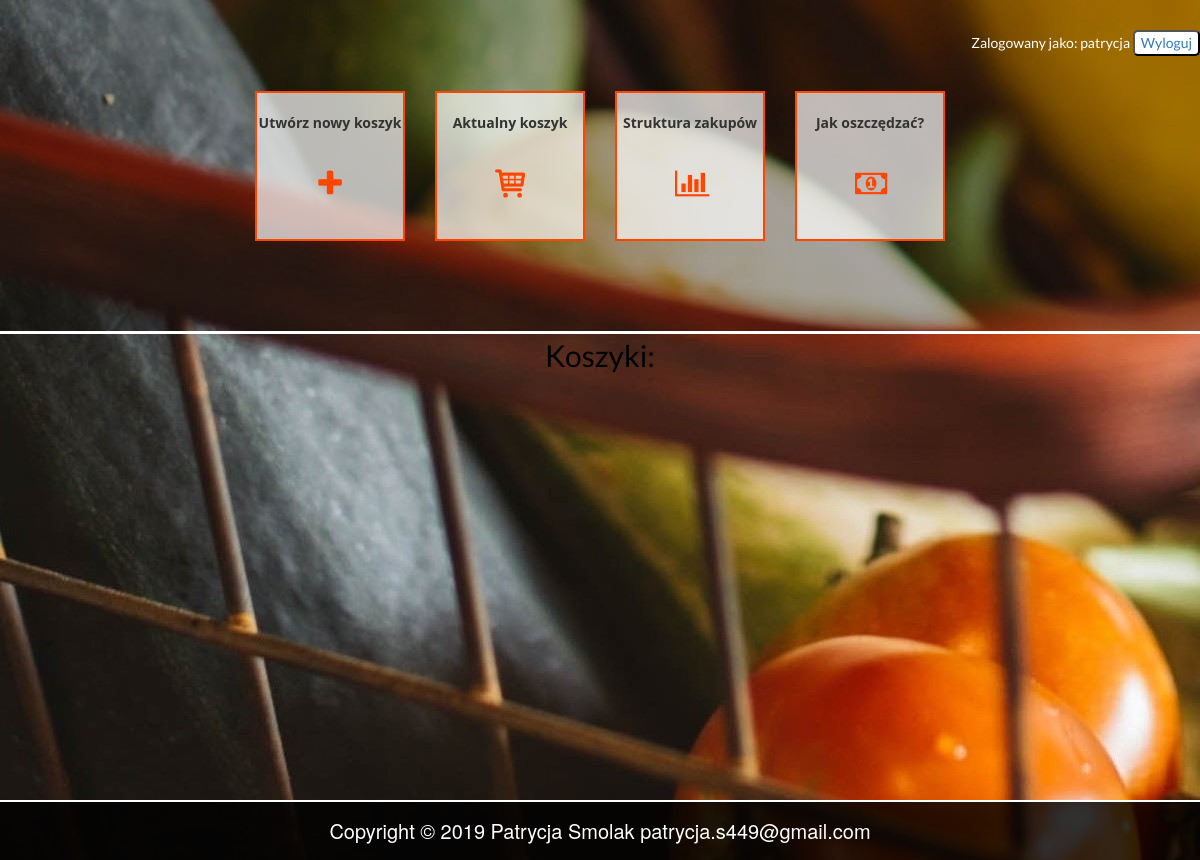
/structure/ (signed in), run on an earlier commit of the app's database.
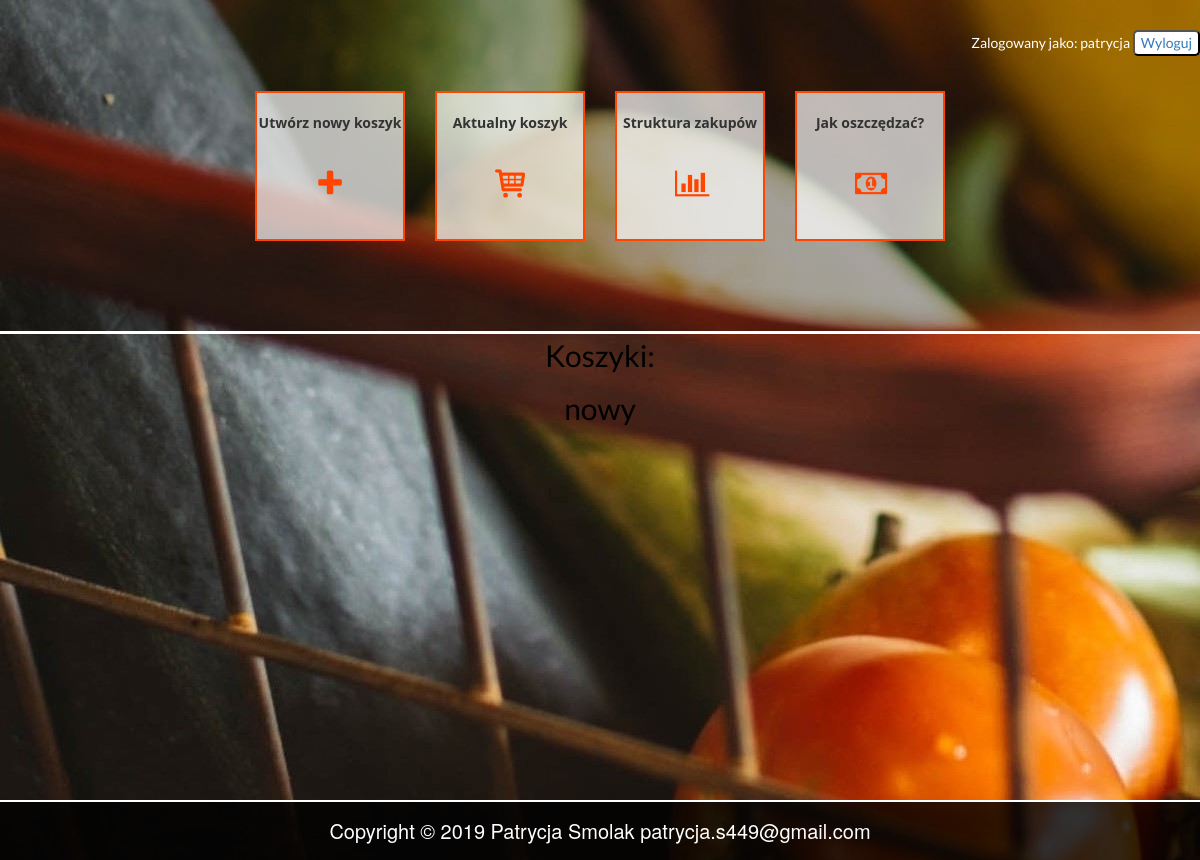
And on a later commit of the database.
### cart/models.py (models this page shows)
class Cart(models.Model):
    cart_name = models.CharField(max_length=50)
    user = models.ForeignKey(User, on_delete=models.CASCADE, null=True, blank=True)
    product = models.ManyToManyField(Product, blank=True)
    date_added = models.DateTimeField(auto_now=True)

### cart/views.py (the view)
# urls.py: url(r'^structure/', cart_vievs.show_cart, name='structure'),
def show_cart(request):
    data = Cart.objects.filter(user = request.user)
    return render(request, "cart_structure.html", {'data' : data})

### Templates/cart_structure.html
{% extends "index.html" %}
{% block content %}
<p>Koszyki: </p>
{% for cart in data %}
<p>  {{cart.cart_name}} </p>
{% endfor %}
{% endblock content %}

### Templates/index.html (shortened to what this page needs)
<!DOCTYPE html>
{% load static %}
<html lang="pl">
<head>
	 <link rel="stylesheet"href="https://maxcdn.bootstrapcdn.com/bootstrap/3.3.7/css/bootstrap.min.css">
	 <link rel="stylesheet" href="{% static 'css/style.css' %}">
	 <link href="/static/fontello/css/fontello.css" rel="stylesheet" type="text/css" />
</head>
<body>
	<div class="container">
		<div class="row">
			<div class="col-sm-12">
					<div class="slogan">
						<div class="zalogowanyJako">
						Zalogowany jako: {{user.username}}
						<button> <a href="{% url 'user_logout' %}">Wyloguj</a></button> </br>
						</div>
						<nav>
							<ul class="menu">
								<li><a href="{% url 'newcart' %}">Utwórz nowy koszyk </br><i class="demo-icon icon-plus" ></i></a></li>
								<li><a href="{% url 'cart' %}">Aktualny koszyk </br><i class="demo-icon icon-basket-1" ></i></a></li>
								<li><a href="{%url 'structure'%}">Struktura zakupów</br><i class="demo-icon icon-chart-bar"></i></a></li>
								<li><a href="{%url 'addItem'%}">Jak oszczędzać?</br><i class="demo-icon icon-money"></i></a></li>
							</ul>
						</nav>
					</div>
			</div>
		</div>
          {% block content %}{% endblock %}
	</div>
	<footer>
	<p id="trescStopki"> Copyright © 2019  Patrycja Smolak patrycja.s449@gmail.com </p>
	</footer>
</body>
</html>

### static/css/style.css (style rules this page uses)
html,body { margin:0px; padding:0px; height:100%; background-image: url('/static/images/6.jpg'); }
.container { min-height: 100%; width:100%; margin: 0px; padding:0px; position: relative; font-family: 'Lato', sans-serif; }
.slogan { height: 100%; width: 100%; color: white; text-align: center; font-family: 'Lato', sans-serif; background: rgba(0, 0, 0, 0.3); filter: alpha(opacity=30); padding-top:30px; padding-bottom: 50px; border-bottom: 3px solid white; }
p { font-size: 30px; color:black; }
button { background-color:white; color: black; margin-bottom:5px; text-shadow: 0 0 1px white; border-radius: 5px; }
nav { min-height:200px; background: transparent; text-align: center; }
nav ul { list-style:none; padding:30px; font-size:0; display: inline-block; }
nav ul li { display: inline-block; }
nav ul li a { font:bold 14px/60px 'Open Sans', sans-serif; color: #333333; display: inline-block; text-decoration: none; margin-left: 15px; margin-right: 15px; border: 2px solid #FF4500; background: rgba(255, 255, 255, 0.7); filter: alpha(opacity=70); height:150px; width:150px; }
.zalogowanyJako { text-align:right; }
footer { margin-bottom:0px; width:100%; height:60px; background: rgba(0, 0, 0, 0.8); filter: alpha(opacity=80); text-align:center; border-top: 2px solid white; }
#trescStopki { font-size: 20px; padding-top:15px; color: white; }
.demo-icon { font-size: 30px; color: #FF4500; }
p { text-align: center; }

What changed in the data, as far as the page shows it:
added Cart: cart_name "nowy"
